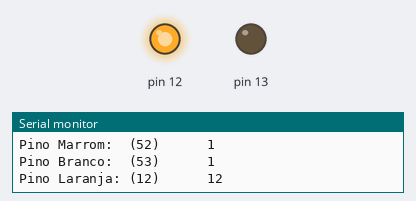
Recording of a sketch running on a simulated Arduino Uno, built with avr-gcc and run on an emulated ATmega328P. On the bench: output pins drawn as LEDs (lit = HIGH), the last lines printed to the serial monitor.

Above: at 0.2 s.
At 8.5 s:
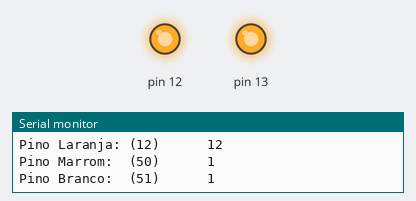
Timing chart, 0 to 10.0 s (numbered marks = the images above):
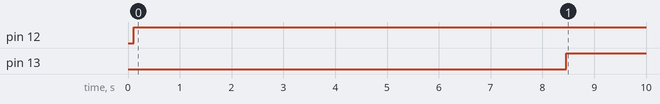

Measured:
- by itself, pin 12: LOW → HIGH at 0.11 s
- by itself, pin 13: LOW → HIGH at 8.5 s

The sketch:

motores_ponteH.ino
```cpp
#define DELAY 2000


class Motor {
    private:
        byte pinoMarrom;
        byte pinoBranco;
        byte pinoControle;

    public:
        Motor(byte pM, byte pB, byte pC) {
            this->pinoMarrom   = pM;
            this->pinoBranco   = pB;
            this->pinoControle = pC;

            pinMode(this->pinoMarrom, OUTPUT);
            pinMode(this->pinoBranco, OUTPUT);
            pinMode(this->pinoControle, OUTPUT);
        }

    void ligar(bool pinoM, bool pinoB, byte velocidade) {
            Serial.println("Pino Marrom:  (" + String(pinoMarrom) + ")\t\t\t" + String(pinoMarrom? HIGH : LOW));
            Serial.println("Pino Branco:  (" + String(pinoBranco) + ")\t\t\t" + String(pinoBranco? HIGH : LOW));
            Serial.println("Pino Laranja: (" + String(pinoControle) + ")\t\t\t" + String(pinoControle));

            digitalWrite(pinoMarrom, pinoM);
            digitalWrite(pinoBranco, pinoB);
            analogWrite(pinoControle, velocidade);
        }
};


Motor motorDireita (52, 53, 12);    // Marrom (IN_1 ) : Branco (IN_2) : Laranja (EN_A)
Motor motorEsquerda(50, 51, 13);    // Marrom (IN_3 ) : Branco (IN_4) : Laranja (EN_B)

void setup() {
    Serial.begin(9600);
}

void loop() {
    Serial.println("----------------------- Testando Motor Direito -----------------------");
    Serial.println("Motor direita -> Frente:");
    motorDireita.ligar(LOW, HIGH, 255);
    delay(DELAY);

    Serial.println("Motor direita -> Re:");
    motorDireita.ligar(LOW, HIGH, 255);
    delay(DELAY);

    Serial.println("---------------------- Testando Motor Esquerdo -----------------------");
    Serial.println("Motor direita -> Frente:");
    motorDireita.ligar(LOW, HIGH, 255);
    delay(DELAY);

    Serial.println("Motor direita -> Re:");
    motorDireita.ligar(LOW, HIGH, 255);
    delay(DELAY);


    Serial.println("--------------------------- Testando Robo ----------------------------");
    Serial.println("Robo -> Frente:");
    motorDireita.ligar(LOW, HIGH, 255);
    motorEsquerda.ligar(LOW, HIGH, 255);
    delay(DELAY);

    Serial.println("Robo direita -> Re:");
    motorDireita.ligar(HIGH, LOW, 255);
    motorEsquerda.ligar(HIGH, LOW, 255);
    delay(DELAY);

    Serial.println("Motor direita -> Horario:");
    motorDireita.ligar(HIGH, LOW, 255);
    motorEsquerda.ligar(LOW, HIGH, 255);
    delay(DELAY);

    Serial.println("Motor direita -> Antihorario:");
    motorDireita.ligar(LOW, HIGH, 255);
    motorEsquerda.ligar(HIGH, LOW, 255);
    delay(DELAY);
}
```
